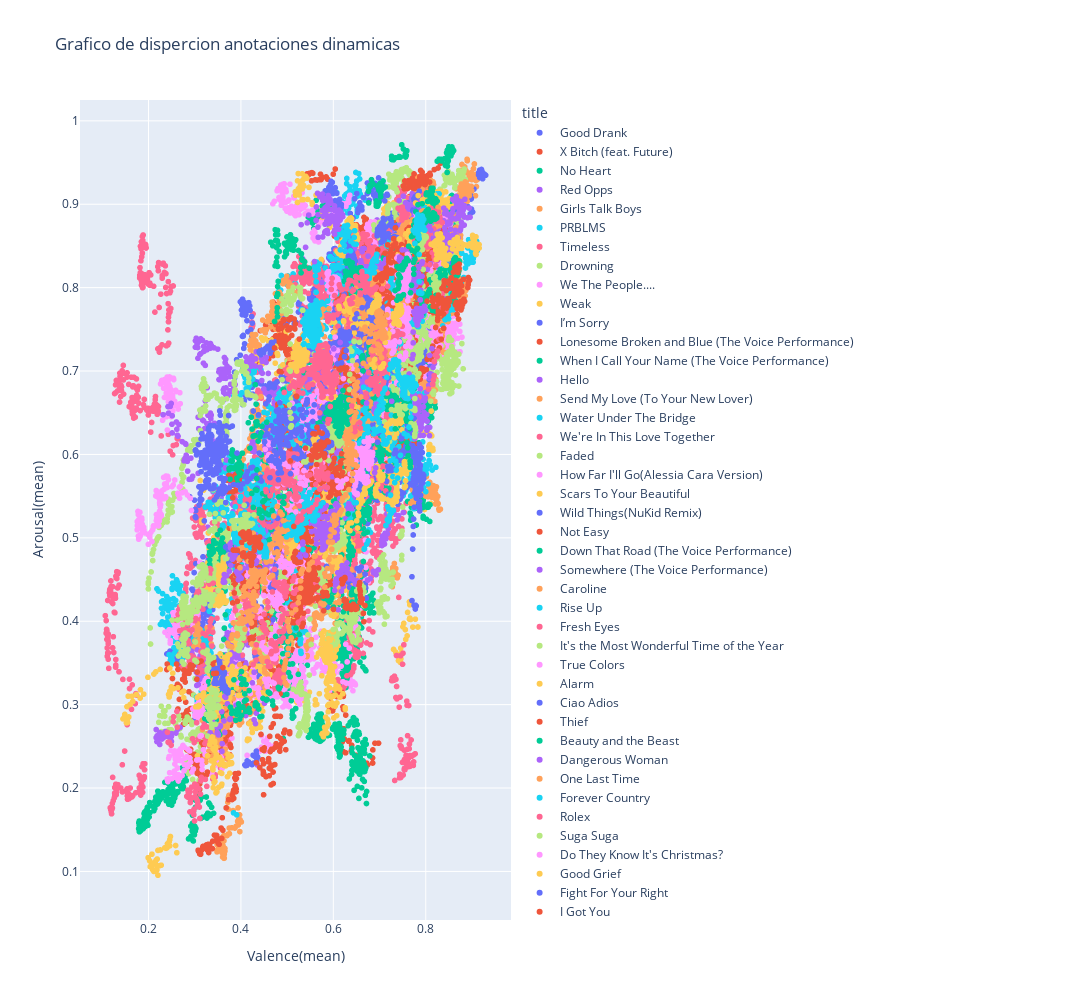

The notebook cell saved with this chart:
### Code cell
fig = px.scatter(test_df,x='Valence(mean)',y='Arousal(mean)',
                 labels={'titulo':'title'},
                 title='Grafico de dispercion anotaciones dinamicas',
                 color='title')

# Ajustar el tamaño del gráfico
fig.update_layout(width=3000, height=1000)

fig.show()
